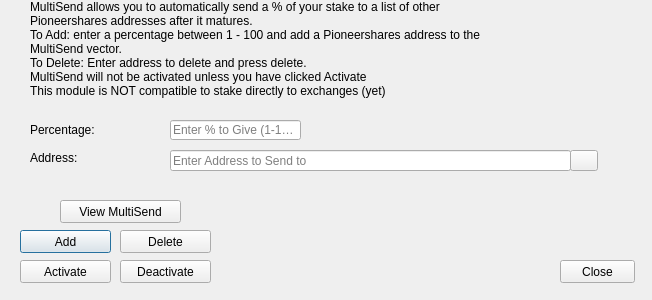
<?xml version="1.0" encoding="UTF-8"?>
<ui version="4.0">
 <class>StakeForCharityDialog</class>
 <widget class="QDialog" name="StakeForCharityDialog">
  <property name="windowModality">
   <enum>Qt::NonModal</enum>
  </property>
  <property name="geometry">
   <rect>
    <x>0</x>
    <y>0</y>
    <width>652</width>
    <height>300</height>
   </rect>
  </property>
  <property name="windowTitle">
   <string>MultiSend</string>
  </property>
  <widget class="QLineEdit" name="charityPercentEdit">
   <property name="geometry">
    <rect>
     <x>170</x>
     <y>120</y>
     <width>131</width>
     <height>20</height>
    </rect>
   </property>
   <property name="toolTip">
    <string>Enter whole numbers 1 - 100</string>
   </property>
   <property name="placeholderText">
    <string>Enter % to Give (1-100)</string>
   </property>
  </widget>
  <widget class="QLineEdit" name="charityAddressEdit">
   <property name="geometry">
    <rect>
     <x>170</x>
     <y>150</y>
     <width>401</width>
     <height>21</height>
    </rect>
   </property>
   <property name="toolTip">
    <string/>
   </property>
   <property name="placeholderText">
    <string>Enter Address to Send to</string>
   </property>
  </widget>
  <widget class="QLabel" name="label_2">
   <property name="geometry">
    <rect>
     <x>30</x>
     <y>0</y>
     <width>451</width>
     <height>121</height>
    </rect>
   </property>
   <property name="lineWidth">
    <number>1</number>
   </property>
   <property name="text">
    <string>MultiSend allows you to automatically send a % of your stake to a list of other Pioneershares addresses after it matures.
To Add: enter a percentage between 1 - 100 and add a Pioneershares address to the MultiSend vector. 
To Delete: Enter address to delete and press delete.
MultiSend will not be activated unless you have clicked Activate
This module is NOT compatible to stake directly to exchanges (yet)</string>
   </property>
   <property name="alignment">
    <set>Qt::AlignLeading|Qt::AlignLeft|Qt::AlignTop</set>
   </property>
   <property name="wordWrap">
    <bool>true</bool>
   </property>
  </widget>
  <widget class="QLabel" name="message">
   <property name="geometry">
    <rect>
     <x>240</x>
     <y>200</y>
     <width>381</width>
     <height>91</height>
    </rect>
   </property>
   <property name="text">
    <string/>
   </property>
  </widget>
  <widget class="QPushButton" name="addButton">
   <property name="geometry">
    <rect>
     <x>20</x>
     <y>230</y>
     <width>91</width>
     <height>23</height>
    </rect>
   </property>
   <property name="toolTip">
    <string/>
   </property>
   <property name="statusTip">
    <string>Add to MultiSend Vector</string>
   </property>
   <property name="text">
    <string>Add</string>
   </property>
  </widget>
  <widget class="QPushButton" name="disableButton">
   <property name="geometry">
    <rect>
     <x>120</x>
     <y>260</y>
     <width>91</width>
     <height>23</height>
    </rect>
   </property>
   <property name="statusTip">
    <string>Deactivate MultiSend</string>
   </property>
   <property name="text">
    <string>Deactivate</string>
   </property>
  </widget>
  <widget class="QPushButton" name="addressBookButton">
   <property name="geometry">
    <rect>
     <x>570</x>
     <y>150</y>
     <width>28</width>
     <height>21</height>
    </rect>
   </property>
   <property name="toolTip">
    <string>Choose an address from the address book</string>
   </property>
   <property name="text">
    <string/>
   </property>
   <property name="icon">
    <iconset resource="../bitcoin.qrc">
     <normaloff>:/icons/address-book</normaloff>:/icons/address-book</iconset>
   </property>
   <property name="shortcut">
    <string>Alt+A</string>
   </property>
   <property name="autoDefault">
    <bool>false</bool>
   </property>
  </widget>
  <widget class="QLabel" name="label">
   <property name="geometry">
    <rect>
     <x>30</x>
     <y>120</y>
     <width>121</width>
     <height>20</height>
    </rect>
   </property>
   <property name="toolTip">
    <string>Percentage of stake to send</string>
   </property>
   <property name="text">
    <string>Percentage:</string>
   </property>
  </widget>
  <widget class="QLabel" name="label_5">
   <property name="geometry">
    <rect>
     <x>30</x>
     <y>150</y>
     <width>111</width>
     <height>16</height>
    </rect>
   </property>
   <property name="toolTip">
    <string>Address to send portion of stake to</string>
   </property>
   <property name="text">
    <string>Address:</string>
   </property>
  </widget>
  <widget class="QPushButton" name="deleteButton">
   <property name="geometry">
    <rect>
     <x>120</x>
     <y>230</y>
     <width>91</width>
     <height>23</height>
    </rect>
   </property>
   <property name="toolTip">
    <string/>
   </property>
   <property name="statusTip">
    <string>Delete Address From MultiSend Vector</string>
   </property>
   <property name="text">
    <string>Delete</string>
   </property>
  </widget>
  <widget class="QPushButton" name="activateButton">
   <property name="geometry">
    <rect>
     <x>20</x>
     <y>260</y>
     <width>91</width>
     <height>23</height>
    </rect>
   </property>
   <property name="statusTip">
    <string>Activate MultiSend</string>
   </property>
   <property name="text">
    <string>Activate</string>
   </property>
  </widget>
  <widget class="QPushButton" name="viewButton">
   <property name="geometry">
    <rect>
     <x>60</x>
     <y>200</y>
     <width>121</width>
     <height>23</height>
    </rect>
   </property>
   <property name="toolTip">
    <string/>
   </property>
   <property name="statusTip">
    <string>View MultiSend Vector</string>
   </property>
   <property name="text">
    <string>View MultiSend</string>
   </property>
  </widget>
     <widget class="QPushButton" name="closeButton">
      <property name="geometry">
       <rect>
        <x>560</x>
        <y>260</y>
        <width>75</width>
        <height>23</height>
       </rect>
      </property>
      <property name="text">
       <string>Close</string>
      </property>
     </widget>
 </widget>
 <resources>
  <include location="../bitcoin.qrc"/>
 </resources>
 <connections/>
</ui>
